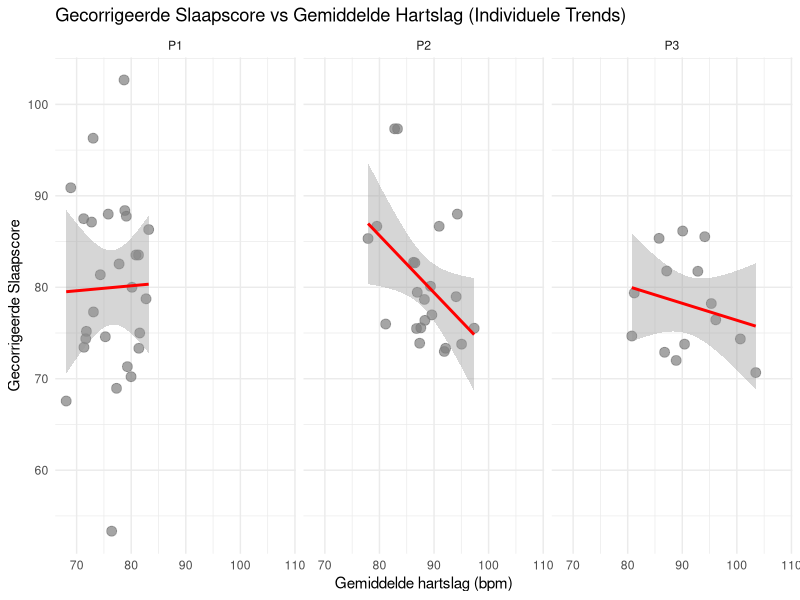
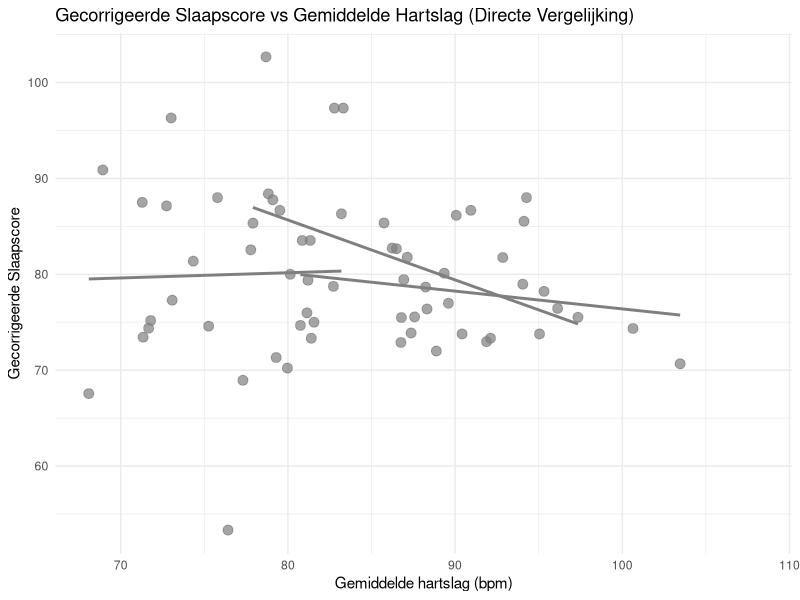
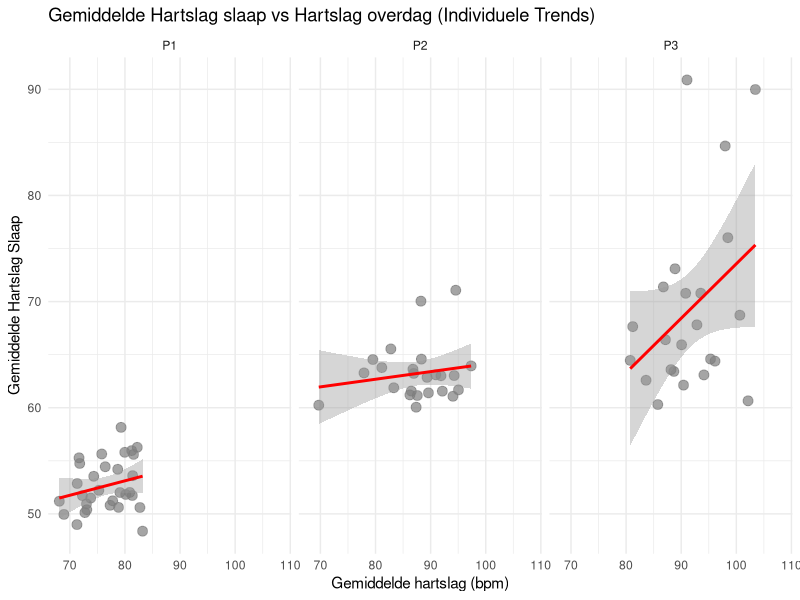
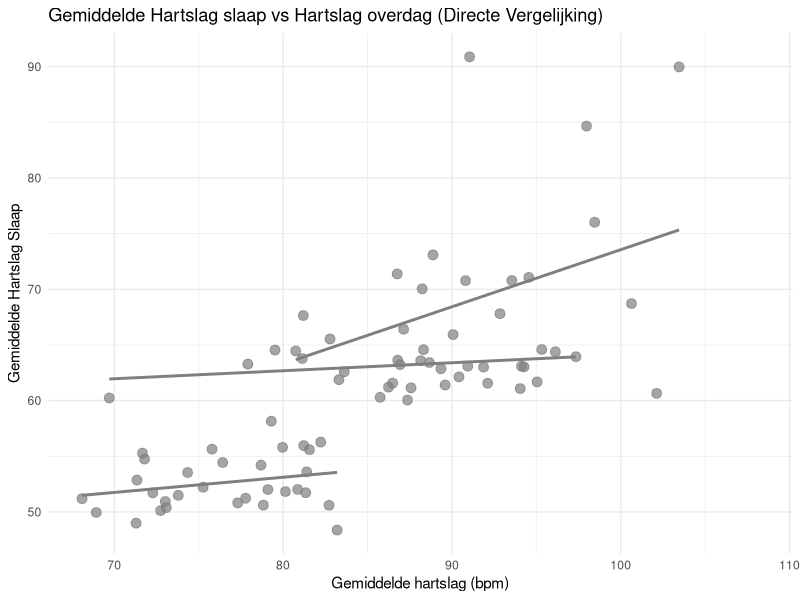
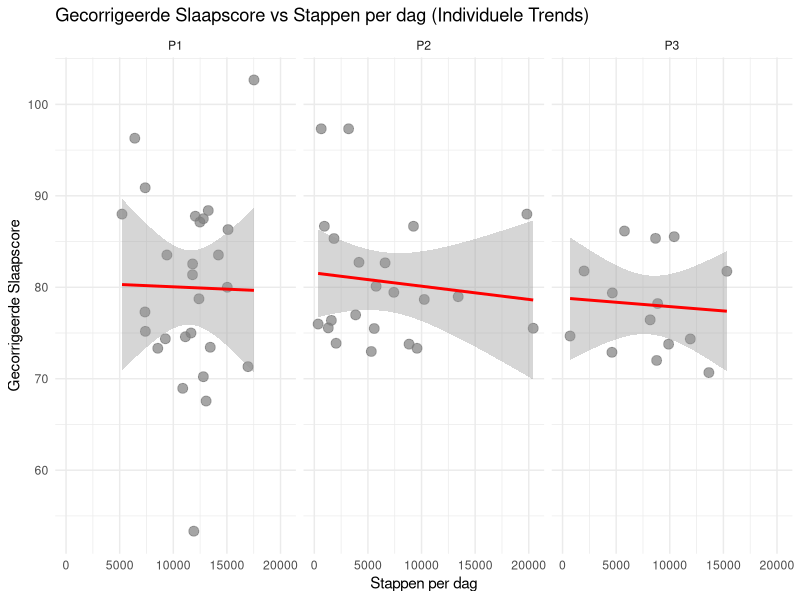
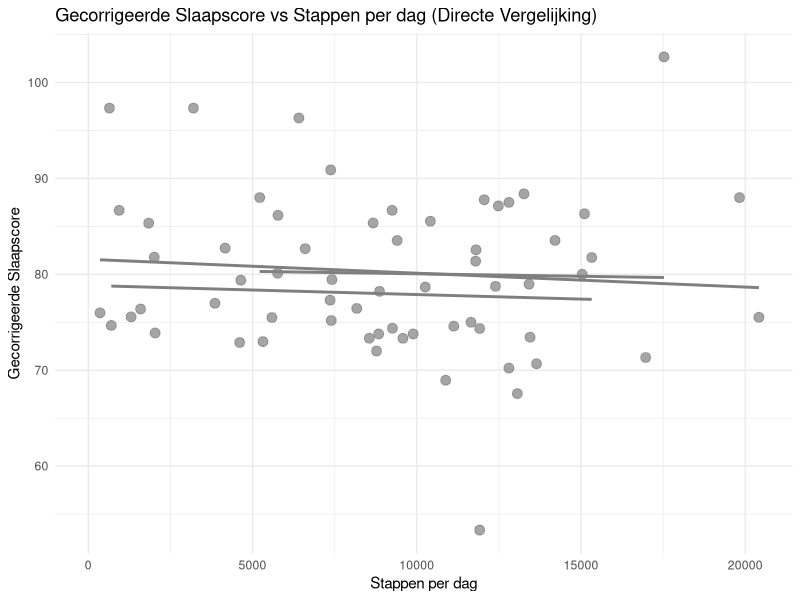
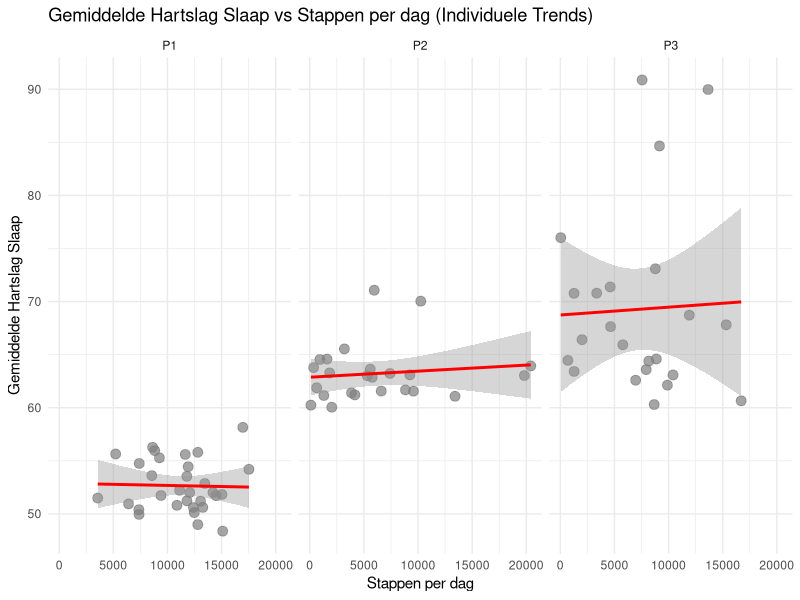
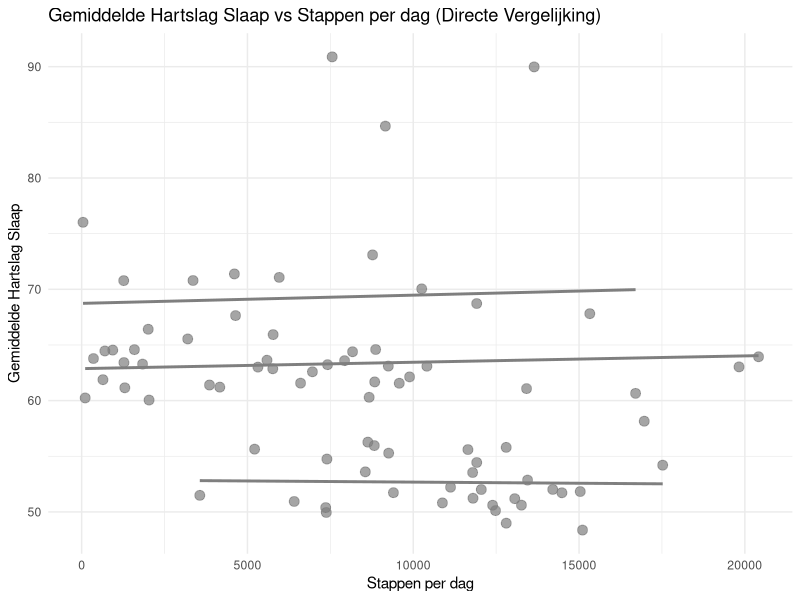

Here is the R script that generated these plots, in order:
## ---- chunk 1
library(ggplot2)
## ---- chunk 2
df_all <- read.csv("analysis/data/combined_data/combined_data.csv")
## ---- chunk 3
cat("--- Gemiddelde Slaapscore per persoon ---\n")
aggregate(sleep_score ~ naam, data = df_all, FUN = mean)

cat("\n--- Gemiddelde Hartslag per persoon ---\n")
aggregate(average_heart_rate ~ naam, data = df_all, FUN = mean)

cat("\n--- Gemiddelde Stappen per persoon ---\n")
aggregate(total_steps ~ naam, data = df_all, FUN = mean)
## ---- chunk 4
df_all$last_food <- as.factor(df_all$last_food)
## ---- chunk 5
model_sleep <- lm(corrected_sleep_score ~ sleep_duration_hours + 
                    rem_sleep_minutes + 
                    deep_sleep_minutes + 
                    stress_management_score + 
                    calories_burned + 
                    time_between_phone_used_and_sleep_hours + 
                    time_between_last_food_and_sleep_hours + 
                    last_food, 
                  data = df_all)

summary(model_sleep)
## ---- chunk 6
model_hr <- lm(average_sleep_heart_rate ~ sleep_duration_hours + 
                 rem_sleep_minutes + 
                 deep_sleep_minutes + 
                 stress_management_score + 
                 calories_burned + 
                 time_between_phone_used_and_sleep_hours + 
                 time_between_last_food_and_sleep_hours + 
                 last_food, 
               data = df_all)

summary(model_hr)
## ---- chunk 7
predictors <- c(
  "sleep_duration_hours",
  "rem_sleep_minutes",
  "deep_sleep_minutes",
  "stress_management_score",
  "calories_burned",
  "time_between_phone_used_and_sleep_hours",
  "time_between_last_food_and_sleep_hours",
  "last_food"
)

calc_r2 <- function(outcome, predictor, data) {
  summary(lm(reformulate(predictor, response = outcome), data = data))$r.squared
}

r2_overview <- data.frame(
  variable = predictors,
  r2_corrected_sleep_score = sapply(predictors, calc_r2, outcome = "corrected_sleep_score", data = df_all),
  r2_average_sleep_heart_rate = sapply(predictors, calc_r2, outcome = "average_sleep_heart_rate", data = df_all)
)

r2_overview
## ---- chunk 8
ggplot(df_all, aes(x = average_heart_rate, y = corrected_sleep_score, color = naam)) +
  geom_point(size = 3, alpha = 0.7) +
  geom_smooth(method = "lm", color = "red", se = TRUE) + # se = TRUE voor de grijze vlakken
  facet_wrap(~ naam) + # Dit zet ze netjes naast elkaar
  scale_color_manual(values = c("Robin" = "steelblue", "Mohammed" = "darkorange", "Lucas" = "forestgreen")) +
  labs(title = "Gecorrigeerde Slaapscore vs Gemiddelde Hartslag (Individuele Trends)",
       x = "Gemiddelde hartslag (bpm)",
       y = "Gecorrigeerde Slaapscore") +
  theme_minimal() +
  theme(legend.position = "none") # Legenda is hier overbodig door de titels boven de panelen
## ---- chunk 9
ggplot(df_all, aes(x = average_heart_rate, y = corrected_sleep_score, color = naam)) +
  geom_point(size = 3, alpha = 0.7) +
  geom_smooth(method = "lm", se = FALSE) + # se = FALSE haalt de chaos van de grijze vlakken weg
  scale_color_manual(values = c("Robin" = "steelblue", "Mohammed" = "darkorange", "Lucas" = "forestgreen")) +
  labs(title = "Gecorrigeerde Slaapscore vs Gemiddelde Hartslag (Directe Vergelijking)",
       x = "Gemiddelde hartslag (bpm)",
       y = "Gecorrigeerde Slaapscore",
       color = "Persoon") +
  theme_minimal() +
  theme(legend.position = "right") # Legenda aan de rechterkant om de kleuren te onderscheiden
## ---- chunk 10
ggplot(df_all, aes(x = average_heart_rate, y = average_sleep_heart_rate, color = naam)) +
  geom_point(size = 3, alpha = 0.7) +
  geom_smooth(method = "lm", color = "red", se = TRUE) + # se = TRUE voor de grijze vlakken
  facet_wrap(~ naam) + # Dit zet ze netjes naast elkaar
  scale_color_manual(values = c("Robin" = "steelblue", "Mohammed" = "darkorange", "Lucas" = "forestgreen")) +
  labs(title = "Gemiddelde Hartslag slaap vs Hartslag overdag (Individuele Trends)",
       x = "Gemiddelde hartslag (bpm)",
       y = "Gemiddelde Hartslag Slaap") +
  theme_minimal() +
  theme(legend.position = "none") # Legenda is hier overbodig door de titels boven de panelen
## ---- chunk 11
ggplot(df_all, aes(x = average_heart_rate, y = average_sleep_heart_rate, color = naam)) +
  geom_point(size = 3, alpha = 0.7) +
  geom_smooth(method = "lm", se = FALSE) + # se = FALSE haalt de chaos van de grijze vlakken weg
  scale_color_manual(values = c("Robin" = "steelblue", "Mohammed" = "darkorange", "Lucas" = "forestgreen")) +
  labs(title = "Gemiddelde Hartslag slaap vs Hartslag overdag (Directe Vergelijking)",
       x = "Gemiddelde hartslag (bpm)",
       y = "Gemiddelde Hartslag Slaap",
       color = "Persoon") +
  theme_minimal() +
  theme(legend.position = "right") # Legenda aan de rechterkant om de kleuren te onderscheiden
## ---- chunk 12
ggplot(df_all, aes(x = total_steps, y = corrected_sleep_score, color = naam)) +
  geom_point(size = 3, alpha = 0.7) +
  geom_smooth(method = "lm", color = "red", se = TRUE) + # se = TRUE voor de grijze vlakken
  facet_wrap(~ naam) + # Dit zet ze netjes naast elkaar
  scale_color_manual(values = c("Robin" = "steelblue", "Mohammed" = "darkorange", "Lucas" = "forestgreen")) +
  labs(title = "Gecorrigeerde Slaapscore vs Stappen per dag (Individuele Trends)",
       x = "Stappen per dag",
       y = "Gecorrigeerde Slaapscore") +
  theme_minimal() +
  theme(legend.position = "none") # Legenda is overbodig door de titels boven de panelen
## ---- chunk 13
ggplot(df_all, aes(x = total_steps, y = corrected_sleep_score, color = naam)) +
  geom_point(size = 3, alpha = 0.7) +
  geom_smooth(method = "lm", se = FALSE) + # se = FALSE haalt de chaos van de grijze vlakken weg
  scale_color_manual(values = c("Robin" = "steelblue", "Mohammed" = "darkorange", "Lucas" = "forestgreen")) +
  labs(title = "Gecorrigeerde Slaapscore vs Stappen per dag (Directe Vergelijking)",
       x = "Stappen per dag",
       y = "Gecorrigeerde Slaapscore",
       color = "Persoon") +
  theme_minimal() +
  theme(legend.position = "right") # Legenda aan de rechterkant om de kleuren te onderscheiden
## ---- chunk 14
ggplot(df_all, aes(x = total_steps, y = average_sleep_heart_rate, color = naam)) +
  geom_point(size = 3, alpha = 0.7) +
  geom_smooth(method = "lm", color = "red", se = TRUE) + # se = TRUE voor de grijze vlakken
  facet_wrap(~ naam) + # Dit zet ze netjes naast elkaar
  scale_color_manual(values = c("Robin" = "steelblue", "Mohammed" = "darkorange", "Lucas" = "forestgreen")) +
  labs(title = "Gemiddelde Hartslag Slaap vs Stappen per dag (Individuele Trends)",
       x = "Stappen per dag",
       y = "Gemiddelde Hartslag Slaap") +
  theme_minimal() +
  theme(legend.position = "none") # Legenda is overbodig door de titels boven de panelen
## ---- chunk 15
ggplot(df_all, aes(x = total_steps, y = average_sleep_heart_rate, color = naam)) +
  geom_point(size = 3, alpha = 0.7) +
  geom_smooth(method = "lm", se = FALSE) + # se = FALSE haalt de chaos van de grijze vlakken weg
  scale_color_manual(values = c("Robin" = "steelblue", "Mohammed" = "darkorange", "Lucas" = "forestgreen")) +
  labs(title = "Gemiddelde Hartslag Slaap vs Stappen per dag (Directe Vergelijking)",
       x = "Stappen per dag",
       y = "Gemiddelde Hartslag Slaap",
       color = "Persoon") +
  theme_minimal() +
  theme(legend.position = "right") # Legenda aan de rechterkant om de kleuren te onderscheiden
## ---- chunk 16
ggplot(df_all, aes(x = calories_burned, y = corrected_sleep_score, color = naam)) +
  geom_point(size = 3, alpha = 0.7) +
  geom_smooth(method = "lm", color = "red", se = TRUE) + # se = TRUE voor de grijze vlakken
  facet_wrap(~ naam) + # Dit zet ze netjes naast elkaar
  scale_color_manual(values = c("Robin" = "steelblue", "Mohammed" = "darkorange", "Lucas" = "forestgreen")) +
  labs(title = "Gecorrigeerde Slaapscore vs Verbrande Calorieën (Individuele Trends)",
       x = "Verbrande calorieën (kcal)",
       y = "Gecorrigeerde Slaapscore") +
  theme_minimal() +
  theme(legend.position = "none") # Legenda is overbodig door de titels boven de panelen
## ---- chunk 17
ggplot(df_all, aes(x = calories_burned, y = corrected_sleep_score, color = naam)) +
  geom_point(size = 3, alpha = 0.7) +
  geom_smooth(method = "lm", se = FALSE) + # se = FALSE haalt de chaos van de grijze vlakken weg
  scale_color_manual(values = c("Robin" = "steelblue", "Mohammed" = "darkorange", "Lucas" = "forestgreen")) +
  labs(title = "Gecorrigeerde Slaapscore vs Verbrande Calorieën (Directe Vergelijking)",
       x = "Verbrande calorieën (kcal)",
       y = "Gecorrigeerde Slaapscore",
       color = "Persoon") +
  theme_minimal() +
  theme(legend.position = "right") # Legenda aan de rechterkant om de kleuren te onderscheiden
## ---- chunk 18
ggplot(df_all, aes(x = calories_burned, y = average_sleep_heart_rate, color = naam)) +
  geom_point(size = 3, alpha = 0.7) +
  geom_smooth(method = "lm", color = "red", se = TRUE) + # se = TRUE voor de grijze vlakken
  facet_wrap(~ naam) + # Dit zet ze netjes naast elkaar
  scale_color_manual(values = c("Robin" = "steelblue", "Mohammed" = "darkorange", "Lucas" = "forestgreen")) +
  labs(title = "Gemiddelde Hartslag Slaap vs Verbrande Calorieën (Individuele Trends)",
       x = "Verbrande calorieën (kcal)",
       y = "Gemiddelde Hartslag Slaap") +
  theme_minimal() +
  theme(legend.position = "none") # Legenda is overbodig door de titels boven de panelen
## ---- chunk 19
ggplot(df_all, aes(x = calories_burned, y = average_sleep_heart_rate, color = naam)) +
  geom_point(size = 3, alpha = 0.7) +
  geom_smooth(method = "lm", se = FALSE) + # se = FALSE haalt de chaos van de grijze vlakken weg
  scale_color_manual(values = c("Robin" = "steelblue", "Mohammed" = "darkorange", "Lucas" = "forestgreen")) +
  labs(title = "Gemiddelde Hartslag Slaap vs Verbrande Calorieën (Directe Vergelijking)",
       x = "Verbrande calorieën (kcal)",
       y = "Gemiddelde Hartslag Slaap",
       color = "Persoon") +
  theme_minimal() +
  theme(legend.position = "right") # Legenda aan de rechterkant om de kleuren te onderscheiden
## ---- chunk 20
ggplot(df_all, aes(x = stress_management_score, y = sleep_score, color = naam)) +
  geom_point(size = 3, alpha = 0.7) +
  geom_smooth(method = "lm", color = "red", se = TRUE) + # se = TRUE voor de grijze vlakken
  facet_wrap(~ naam) + # Dit zet ze netjes naast elkaar
  scale_color_manual(values = c("Robin" = "steelblue", "Mohammed" = "darkorange", "Lucas" = "forestgreen")) +
  labs(title = "Slaapscore vs Stressmanagementscore (Individuele Trends)",
       x = "Stressmanagementscore",
       y = "Slaapscore") +
  theme_minimal() +
  theme(legend.position = "none") # Legenda is overbodig door de titels boven de panelen
## ---- chunk 21
ggplot(df_all, aes(x = stress_management_score, y = sleep_score, color = naam)) +
  geom_point(size = 3, alpha = 0.7) +
  geom_smooth(method = "lm", se = FALSE) + # se = FALSE haalt de chaos van de grijze vlakken weg
  scale_color_manual(values = c("Robin" = "steelblue", "Mohammed" = "darkorange", "Lucas" = "forestgreen")) +
  labs(title = "Slaapscore vs Stressmanagementscore (Directe Vergelijking)",
       x = "Stressmanagementscore",
       y = "Slaapscore",
       color = "Persoon") +
  theme_minimal() +
  theme(legend.position = "right") # Legenda aan de rechterkant om de kleuren te onderscheiden
## ---- chunk 22
ggplot(df_all, aes(x = stress_management_score, y = corrected_sleep_score, color = naam)) +
  geom_point(size = 3, alpha = 0.7) +
  geom_smooth(method = "lm", color = "red", se = TRUE) + # se = TRUE voor de grijze vlakken
  facet_wrap(~ naam) + # Dit zet ze netjes naast elkaar
  scale_color_manual(values = c("Robin" = "steelblue", "Mohammed" = "darkorange", "Lucas" = "forestgreen")) +
  labs(title = "Gecorrigeerde Slaapscore vs Stressmanagementscore (Individuele Trends)",
       x = "Stressmanagementscore",
       y = "Gecorrigeerde Slaapscore") +
  theme_minimal() +
  theme(legend.position = "none") # Legenda is overbodig door de titels boven de panelen
## ---- chunk 23
ggplot(df_all, aes(x = stress_management_score, y = corrected_sleep_score, color = naam)) +
  geom_point(size = 3, alpha = 0.7) +
  geom_smooth(method = "lm", se = FALSE) + # se = FALSE haalt de chaos van de grijze vlakken weg
  scale_color_manual(values = c("Robin" = "steelblue", "Mohammed" = "darkorange", "Lucas" = "forestgreen")) +
  labs(title = "Gecorrigeerde Slaapscore vs Stressmanagementscore (Directe Vergelijking)",
       x = "Stressmanagementscore",
       y = "Gecorrigeerde Slaapscore",
       color = "Persoon") +
  theme_minimal() +
  theme(legend.position = "right") # Legenda aan de rechterkant om de kleuren te onderscheiden
## ---- chunk 24
ggplot(df_all, aes(x = calories_burned, y = average_sleep_heart_rate, color = naam)) +
  geom_point(size = 3, alpha = 0.7) +
  geom_smooth(method = "lm", color = "red", se = TRUE) + # se = TRUE voor de grijze vlakken
  facet_wrap(~ naam) + # Dit zet ze netjes naast elkaar
  scale_color_manual(values = c("Robin" = "steelblue", "Mohammed" = "darkorange", "Lucas" = "forestgreen")) +
  labs(title = "Gemiddelde Hartslag Slaap vs Verbrande Calorieën (Individuele Trends)",
       x = "Verbrande calorieën (kcal)",
       y = "Gemiddelde Hartslag Slaap") +
  theme_minimal() +
  theme(legend.position = "none") # Legenda is overbodig door de titels boven de panelen
## ---- chunk 25
ggplot(df_all, aes(x = calories_burned, y = average_sleep_heart_rate, color = naam)) +
  geom_point(size = 3, alpha = 0.7) +
  geom_smooth(method = "lm", se = FALSE) + # se = FALSE haalt de chaos van de grijze vlakken weg
  scale_color_manual(values = c("Robin" = "steelblue", "Mohammed" = "darkorange", "Lucas" = "forestgreen")) +
  labs(title = "Gemiddelde Hartslag Slaap vs Verbrande Calorieën (Directe Vergelijking)",
       x = "Verbrande calorieën (kcal)",
       y = "Gemiddelde Hartslag Slaap",
       color = "Persoon") +
  theme_minimal() +
  theme(legend.position = "right") # Legenda aan de rechterkant om de kleuren te onderscheiden
## ---- chunk 26
ggplot(df_all, aes(x = stress_management_score, y = average_sleep_heart_rate, color = naam)) +
  geom_point(size = 3, alpha = 0.7) +
  geom_smooth(method = "lm", color = "red", se = TRUE) + # se = TRUE voor de grijze vlakken
  facet_wrap(~ naam) + # Dit zet ze netjes naast elkaar
  scale_color_manual(values = c("Robin" = "steelblue", "Mohammed" = "darkorange", "Lucas" = "forestgreen")) +
  labs(title = "Gemiddelde Hartslag Slaap vs Stressmanagementscore (Individuele Trends)",
       x = "Stressmanagementscore",
       y = "Gemiddelde Hartslag Slaap") +
  theme_minimal() +
  theme(legend.position = "none") # Legenda is overbodig door de titels boven de panelen
## ---- chunk 27
ggplot(df_all, aes(x = stress_management_score, y = average_sleep_heart_rate, color = naam)) +
  geom_point(size = 3, alpha = 0.7) +
  geom_smooth(method = "lm", se = FALSE) + # se = FALSE haalt de chaos van de grijze vlakken weg
  scale_color_manual(values = c("Robin" = "steelblue", "Mohammed" = "darkorange", "Lucas" = "forestgreen")) +
  labs(title = "Gemiddelde Hartslag Slaap vs Stressmanagementscore (Directe Vergelijking)",
       x = "Stressmanagementscore",
       y = "Gemiddelde Hartslag Slaap",
       color = "Persoon") +
  theme_minimal() +
  theme(legend.position = "right") # Legenda aan de rechterkant om de kleuren te onderscheiden
## ---- chunk 28
# Bereken het gemiddelde per persoon
scores_agg <- aggregate(sleep_score ~ naam, data = df_all, FUN = mean)

barplot(scores_agg$sleep_score,
        names.arg = scores_agg$naam,
        col       = c("forestgreen", "darkorange", "steelblue"), # Volgorde: Lucas, Mohammed, Robin
        main      = "Gemiddelde slaapscore per persoon",
        ylab      = "Slaapscore",
        ylim      = c(0, 100))
## ---- chunk 29
hr_agg <- aggregate(average_heart_rate ~ naam, data = df_all, FUN = mean)

barplot(hr_agg$average_heart_rate,
        names.arg = hr_agg$naam,
        col       = c("forestgreen", "darkorange", "steelblue"), # Volgorde: Lucas, Mohammed, Robin
        main      = "Gemiddelde hartslag per persoon",
        ylab      = "Hartslag (bpm)",
        ylim      = c(0, 120))
